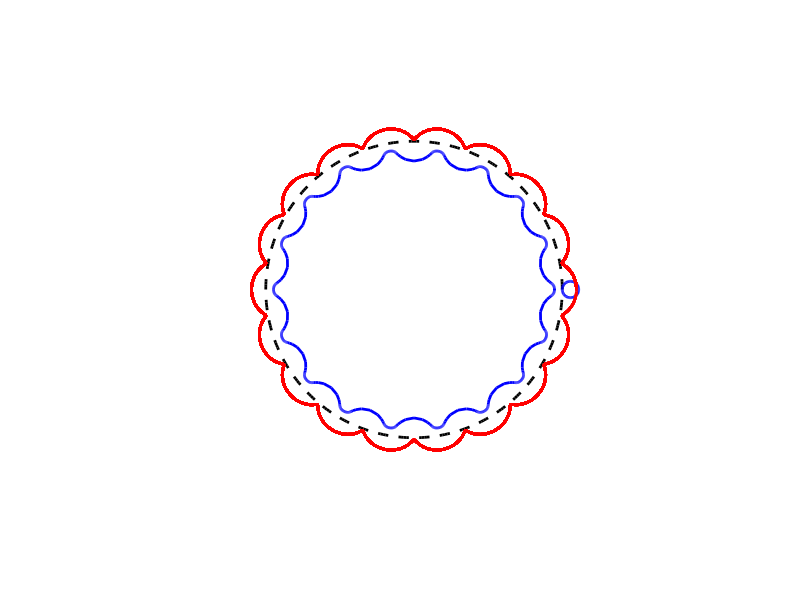

The MATLAB script that drew this image:
function excentric_cycloidal_gear()

    % Parameters
    pin_radius = 10;
    pin_circle_radius = 71.1; 
    number_of_pins = 19;
    
    % The circumference of the rolling circle needs to be exactly equal to the pitch of the pins
    rolling_circle_radius = pin_circle_radius / number_of_pins; 
    reduction_ratio = number_of_pins - 1; % reduction ratio
    cycloid_base_radius = reduction_ratio * rolling_circle_radius; % base circle diameter of cycloidal disk

    contraction = 1; % :)
    
    % Set up the figure
    figure;
    hold on;
    grid on ; 
    axis equal;
    axis off;
    xlim([-pin_circle_radius-4*pin_radius, pin_circle_radius+4*pin_radius]);
    ylim([-pin_circle_radius-4*pin_radius, pin_circle_radius+4*pin_radius]);

    % Plot cycloid base circle
    theta = linspace(0, 360, 361);
    plot(cycloid_base_radius * cosd(theta), cycloid_base_radius * sind(theta), 'k--', 'LineWidth', 2);

    % Plot rolling circle
    rolling_circle = rectangle('Position', [-rolling_circle_radius, -rolling_circle_radius, ...
        2*rolling_circle_radius, 2*rolling_circle_radius], 'Curvature', [1 1], 'EdgeColor', 'b', 'LineWidth', 2);

    % Initialize variables for epicycloid
    epicycloid_points = [];

    % Main loop for epicycloid drawing (0.1 degree step for finer resolution)
    for angle = 0:0.5:360
        % Rotate rolling circle around the center of the cycloid
        x = (cycloid_base_radius + rolling_circle_radius) * cosd(angle);
        y = (cycloid_base_radius + rolling_circle_radius) * sind(angle);
        set(rolling_circle, 'Position', [x-rolling_circle_radius, y-rolling_circle_radius, ...
            2*rolling_circle_radius, 2*rolling_circle_radius]);

        % Calculate the epicycloid points
        point_x = x + (rolling_circle_radius - contraction) * cosd(number_of_pins * angle);
        point_y = y + (rolling_circle_radius - contraction) * sind(number_of_pins * angle);
        epicycloid_points = [epicycloid_points; point_x, point_y];

        % Plot epicycloid (more points increase smoothness)
        if size(epicycloid_points, 1) > 1
            plot(epicycloid_points(:,1), epicycloid_points(:,2), 'r', 'LineWidth', 2);
        end
        
        pause(0.001); % Slows down the animation
    end

    % % Draw pins
    % for pin_angle = linspace(0, 360, number_of_pins + 1)
    %     pin_x = pin_circle_radius * cosd(pin_angle) + rolling_circle_radius - contraction;
    %     pin_y = pin_circle_radius * sind(pin_angle);
    %     rectangle('Position', [pin_x-pin_radius, pin_y-pin_radius, 2*pin_radius, 2*pin_radius], ...
    %         'Curvature', [1 1], 'EdgeColor', 'g', 'LineWidth', 2);
    % end

    % Use the new approach to calculate the offset epicycloid
    offset_epicycloid_points = offset_epicycloid_normals(epicycloid_points, pin_radius);

    % Plot the offset epicycloid
    plot(offset_epicycloid_points(:,1), offset_epicycloid_points(:,2), 'b', 'LineWidth', 2);

    hold off;

end

% Define the offset_epicycloid_normals function below the main function
function offset_points = offset_epicycloid_normals(points, offset_distance)
    % Initialize the offset points array
    num_points = size(points, 1);
    offset_points = zeros(num_points, 2);
    
    % Loop through the points and calculate normals for each segment
    for i = 1:num_points
        % Find the previous and next points
        if i == 1
            prev_point = points(end, :);  % Loop around for the first point
        else
            prev_point = points(i-1, :);
        end
        
        if i == num_points
            next_point = points(1, :);  % Loop around for the last point
        else
            next_point = points(i+1, :);
        end

        % Compute the tangent vector between the next and previous points
        tangent = next_point - prev_point;
        
        % Compute the normal vector (perpendicular to the tangent)
        normal = [-tangent(2), tangent(1)];  % Rotate by 90 degrees
        
        % Normalize the normal vector
        normal = normal / norm(normal);
        
        % Offset the point in the direction of the normal vector
        offset_points(i, :) = points(i, :) + offset_distance * normal;
    end
end
